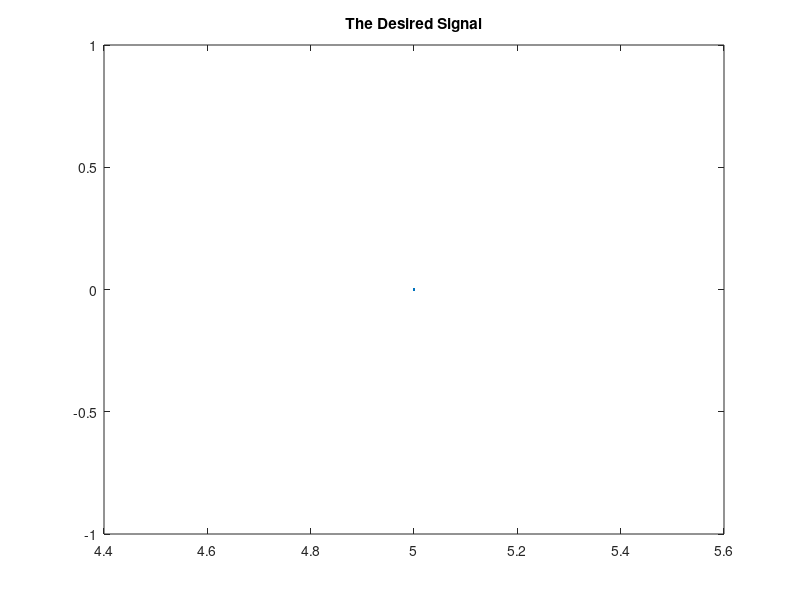
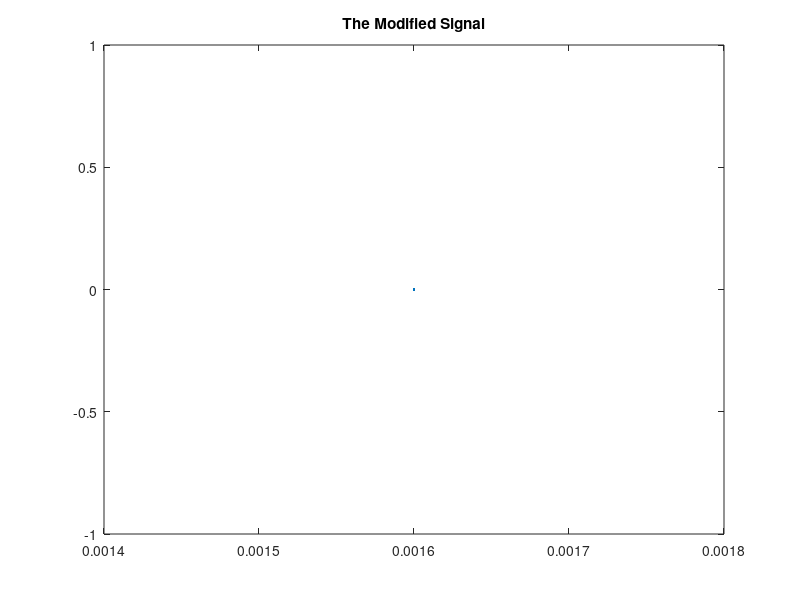

The MATLAB source for these figures, in order:
clc , clear , close all
msg1 =( ' >>General Signal Generator<< ' );
disp (msg1)
frequencySampling = input ( ' Enter the Sampling Frequency of the signal:  ' );
while (frequencySampling < 0)
        frequencySampling = input ( ' Please Enter a valid number for the sampling frequency:  ' );
end
startTimeScale = input ( ' Enter the start of the time scale:  ' );
endTimeScale = input ( ' Enter the end of the time scale:  ' );
breakPointNumber = input ( ' Enter the number of break points:  ' );
while (breakPointNumber < 0)
        breakPointNumber = input ( ' Please Enter a valid number of break points:  ' );
end
start = startTimeScale;
signalTotal = 0;

for i = 1:(breakPointNumber + 1)
    userBreakPoint = endTimeScale;
    fprintf ( ' Created Signal \n ' );
    
   if (i ~= (breakPointNumber + 1))
       userBreakPoint = ceil(input ( ' Enter the break point position: ' ));
   end
   
    fprintf ( ' 1- DC Signal \n 2- Ramp Signal \n 3- General Order Polynomial \n 4- Exponential Signal \n 5- Sinusoidal Signal \n ');
    signalType = input ( ' Choose the type of signal you want: ');
    while (signalType > 5 || signalType < 1)
        signalType = input ( ' Please Enter a valid choice: ');
    end
    t = linspace(start,userBreakPoint,(userBreakPoint - start) * frequencySampling);
   
    switch (signalType)
        
        case 1
            amp = input ( ' Enter the amplitude of the signal: ');
            n = (userBreakPoint - start) * frequencySampling;
            x = amp*ones(1,n);
        case 2
            slope = input( ' Enter slope: ');
            intercept = input( ' Enter the intercept with x-axis: ');
            x = slope * (t-intercept);
        case 3
            numberCoefficient = input ( ' Enter the number of coefficients: ');
            power = numberCoefficient - 1;
            x = 0;
            
            for j = 1:(numberCoefficient)
                coefficient = input ( ' Enter coefficient: ' );
                x = x + coefficient * t.^power;
                power = power - 1;
            end
            
             
        case 4
             amp = input ( ' Enter the amplitude of the signal: ');
             exponent = input ( ' Enter the exponent: ' );
             x = amp * exp(exponent * t );
        case 5
             amp = input ( ' Enter the amplitude of the signal: ');
             frequency = input( ' Enter the frequency: ');
             phase = input( ' Enter the phase: ');
             x = amp * sin((2 * pi * frequency * t) + deg2rad(phase));
            
            
    end
    
start = userBreakPoint;
signalTotal = [signalTotal x];
end

T = linspace(startTimeScale,endTimeScale,(frequencySampling*((endTimeScale-startTimeScale))+1));
figure
plot (T, signalTotal)
title( ' The Desired Signal ' );
msg2 =( ' >Operations on Created Signal< ' );
disp (msg2)
operationNumber = input( ' Enter the number of operations you want to do: ' );
while (operationNumber < 0)
        operationNumber = input ( ' Please Enter a valid number of operations:  ' );
end

for k = 1:(operationNumber)
    
 fprintf ( '1- Amplitude Scaling \n 2- Time Reversal \n 3- Time Shift \n 4- Expanding the signal \n 5- Compressing the signal \n 6- None \n ');
 option = input( ' Choose the number of the operation you want: ' );
    while (option > 6 || option < 1)
        option = input ( ' Please Enter a valid choice: ');
    end
   
 switch (option)
     
        case 1
            amp = input ( ' Enter the new amplitude of the signal: ');
            T = amp * T;
        case 2
            T = -T;
        case 3
            phaseShift = input ( ' Enter the value of the shift: ' );
            T = T - phaseShift;
        case 4
             expansion = input ( ' Enter the value of expansion: ' );
             T = T * expansion;
        case 5
             compression = input ( ' Enter the value of compression: ' );
             T = T / compression;
        case 6
            break;
 end
    
end

    figure
    plot(T,signalTotal)
    title( ' The Modified Signal ' );
    fprintf ( ' >>Thank You<< \n ');